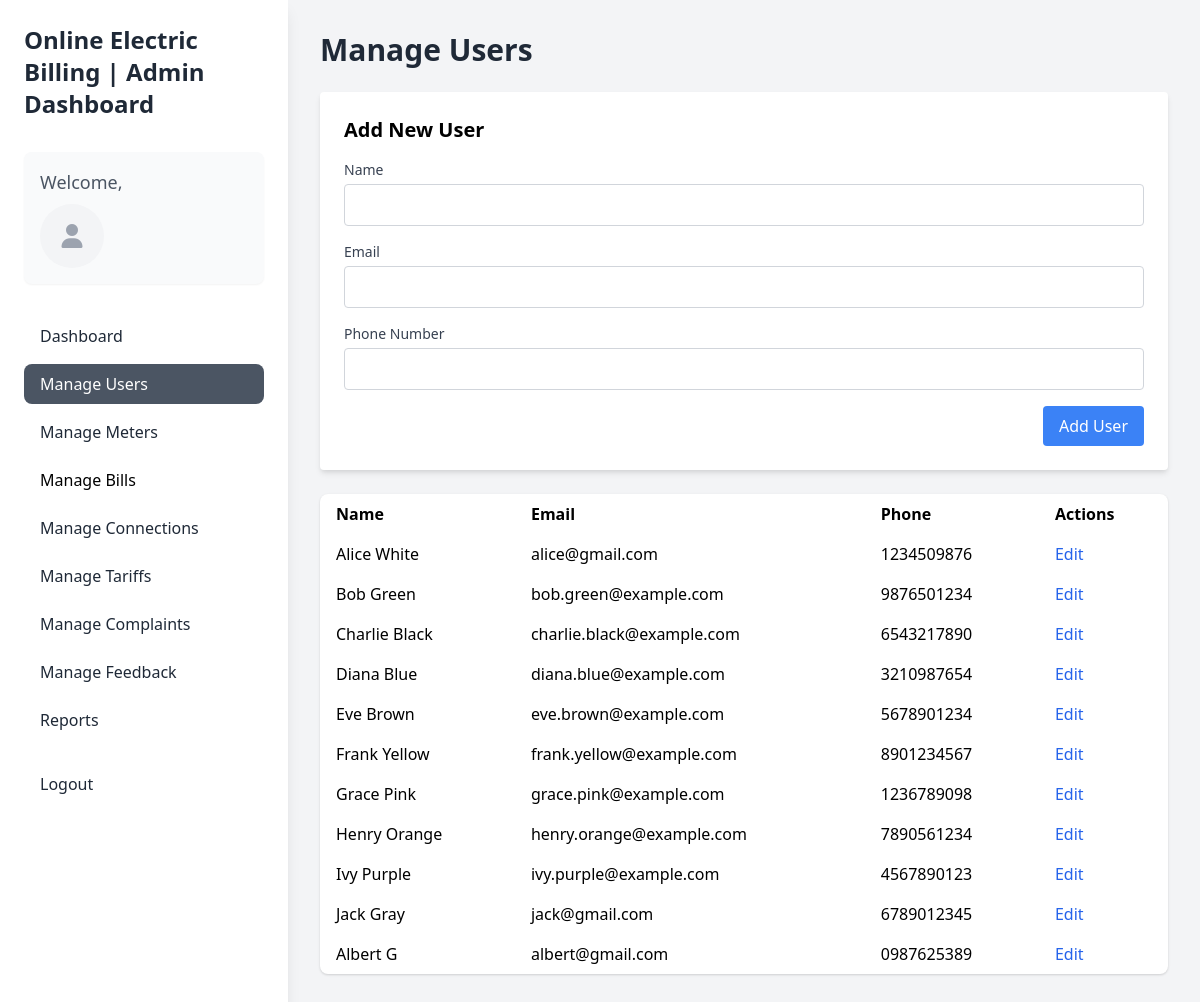
/admin/users.php, run on the app's committed database.
### tables this page shows
CREATE TABLE `users` (
  `user_id` int(11) NOT NULL,
  `name` varchar(100) NOT NULL,
  `email` varchar(100) NOT NULL,
  `password` varchar(50) NOT NULL,
  `phone_number` varchar(15) NOT NULL,
  `address` text NOT NULL,
  `created_at` timestamp NOT NULL DEFAULT current_timestamp()
);

### admin/users.php (the view, shortened to what this page needs)
<?php
include '../database.php';
$userQuery = "SELECT * FROM users";
$userResult = $conn->query($userQuery);
?>
<!DOCTYPE html>
<html lang="en">
<head>
  <link href="https://cdn.jsdelivr.net/npm/tailwindcss@2.0.0/dist/tailwind.min.css" rel="stylesheet">
  <link rel="stylesheet" href="https://cdnjs.cloudflare.com/ajax/libs/font-awesome/6.7.1/css/all.min.css">
</head>
<body class="bg-gray-100">
  <div class="min-h-screen flex">
    <div class="bg-white text-black p-6 shadow-lg w-72 fixed h-full">
      <h2 class="text-2xl font-semibold text-gray-800 mb-8">Online Electric Billing | Admin Dashboard</h2>
      <div class="p-4 bg-gray-50 rounded-lg shadow-sm mb-8">
        <p class="text-lg text-gray-600 mb-2">Welcome, <?= htmlspecialchars($_SESSION['name']); ?></p>
        <div class="flex items-center space-x-4">
          <span class="w-16 h-16 rounded-full overflow-hidden bg-gray-100 flex items-center justify-center">
            <i class="fa-solid fa-user text-2xl text-gray-400"></i>
          </span>
        </div>
      </div>
      <ul>
        <li><a href="admin.php" class="block px-4 py-2 mb-2 rounded-lg text-gray-800 hover:bg-gray-700 transition duration-200">Dashboard</a></li>
        <li><a href="users.php" class="block px-4 py-2 mb-2 rounded-lg text-white bg-gray-600 hover:bg-gray-200 transition duration-200">Manage Users</a></li>
        <li><a href="meters.php" class="block px-4 py-2 mb-2 rounded-lg text-gray-800 hover:bg-gray-200">Manage Meters</a></li>
        <li><a href="bills.php" class="block px-4 py-2 mb-2 rounded-lg text-gary-800 hover:bg-gray-200 transition duration-200">Manage Bills</a></li>
        <li><a href="connections.php" class="block px-4 py-2 mb-2 rounded-lg text-gray-800 hover:bg-gray-200">Manage Connections</a></li>
        <li><a href="tariffs.php" class="block px-4 py-2 mb-2 rounded-lg text-gray-800 hover:bg-gray-200 transition duration-200">Manage Tariffs</a></li>
        <li><a href="complaints.php" class="block px-4 py-2 mb-2 rounded-lg text-gray-800 hover:bg-gray-200 transition duration-200">Manage Complaints</a></li>
        <li><a href="feedback.php" class="block px-4 py-2 mb-2 rounded-lg text-gray-800 hover:bg-gray-200 transition duration-200">Manage Feedback</a></li>
        <li><a href="reports.php" class="block px-4 py-2 mb-2 rounded-lg text-gray-800 hover:bg-gray-200 transition duration-200">Reports</a></li>
        <li><a href="../logout.php" class="block px-4 py-2 mt-6 rounded-lg text-gray-800 hover:bg-gray-200 transition duration-200">Logout</a></li>
      </ul>
    </div>
    <div class="flex-1 p-8 pl-80">
      <h1 class="text-3xl font-semibold text-gray-800 mb-6">Manage Users</h1>
      <form action="" method="POST" class="bg-white p-6 rounded shadow-md mb-6">
        <h2 class="text-xl font-semibold mb-4"><?php echo isset($editUser) ? 'Edit User' : 'Add New User'; ?></h2>
        <div class="mb-4">
          <label for="name" class="block text-sm font-medium text-gray-700">Name</label>
          <input type="text" name="name" id="name" class="w-full mt-1 p-2 border border-gray-300 rounded" value="<?php echo $editUser['name'] ?? ''; ?>" required />
        </div>
        <div class="mb-4">
          <label for="email" class="block text-sm font-medium text-gray-700">Email</label>
          <input type="email" name="email" id="email" class="w-full mt-1 p-2 border border-gray-300 rounded" value="<?php echo $editUser['email'] ?? ''; ?>" required />
        </div>
        <div class="mb-4">
          <label for="phone" class="block text-sm font-medium text-gray-700">Phone Number</label>
          <input type="text" name="phone" id="phone" class="w-full mt-1 p-2 border border-gray-300 rounded" value="<?php echo $editUser['phone_number'] ?? ''; ?>" required />
        </div>
        <div class="flex justify-end">
          <button type="submit" name="<?php echo isset($editUser) ? 'editUser' : 'addUser'; ?>" class="bg-blue-500 text-white px-4 py-2 rounded hover:bg-blue-700">
            <?php echo isset($editUser) ? 'Update User' : 'Add User'; ?>
          </button>
        </div>
      </form>
      <table class="min-w-full bg-white shadow rounded-lg">
        <thead>
          <tr>
            <th class="px-4 py-2 text-left">Name</th>
            <th class="px-4 py-2 text-left">Email</th>
            <th class="px-4 py-2 text-left">Phone</th>
            <th class="px-4 py-2 text-left">Actions</th>
          </tr>
        </thead>
        <tbody>
          <?php while ($user = $userResult->fetch_assoc()): ?>
            <tr>
              <td class="px-4 py-2"><?php echo $user['name']; ?></td>
              <td class="px-4 py-2"><?php echo $user['email']; ?></td>
              <td class="px-4 py-2"><?php echo $user['phone_number']; ?></td>
              <td class="px-4 py-2">
                <a href="?edit=<?php echo $user['user_id']; ?>" class="text-blue-600 hover:text-blue-800">Edit</a>
              </td>
            </tr>
          <?php endwhile; ?>
        </tbody>
      </table>
    </div>
  </div>
</body>
</html>

### data on the page
users: name "Alice White", email "alice@gmail.com", phone_number "1234509876"
users: name "Bob Green", email "bob.green@example.com", phone_number "9876501234"
users: name "Charlie Black", email "charlie.black@example.com", phone_number "6543217890"
users: name "Diana Blue", email "diana.blue@example.com", phone_number "3210987654"
users: name "Eve Brown", email "eve.brown@example.com", phone_number "5678901234"
users: name "Frank Yellow", email "frank.yellow@example.com", phone_number "8901234567"
users: name "Grace Pink", email "grace.pink@example.com", phone_number "1236789098"
users: name "Henry Orange", email "henry.orange@example.com", phone_number "7890561234"
users: name "Ivy Purple", email "ivy.purple@example.com", phone_number "4567890123"
users: name "Jack Gray", email "jack@gmail.com", phone_number "6789012345"
users: name "Albert G", email "albert@gmail.com", phone_number "0987625389"
